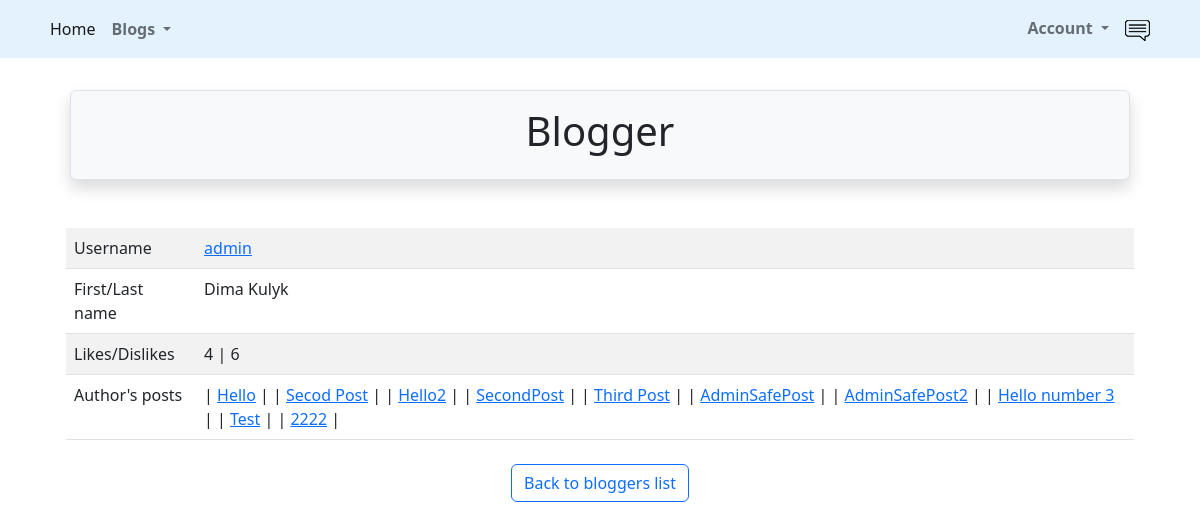
Before: /posts/bloggers/blogger/1 (signed in) with the older database file.
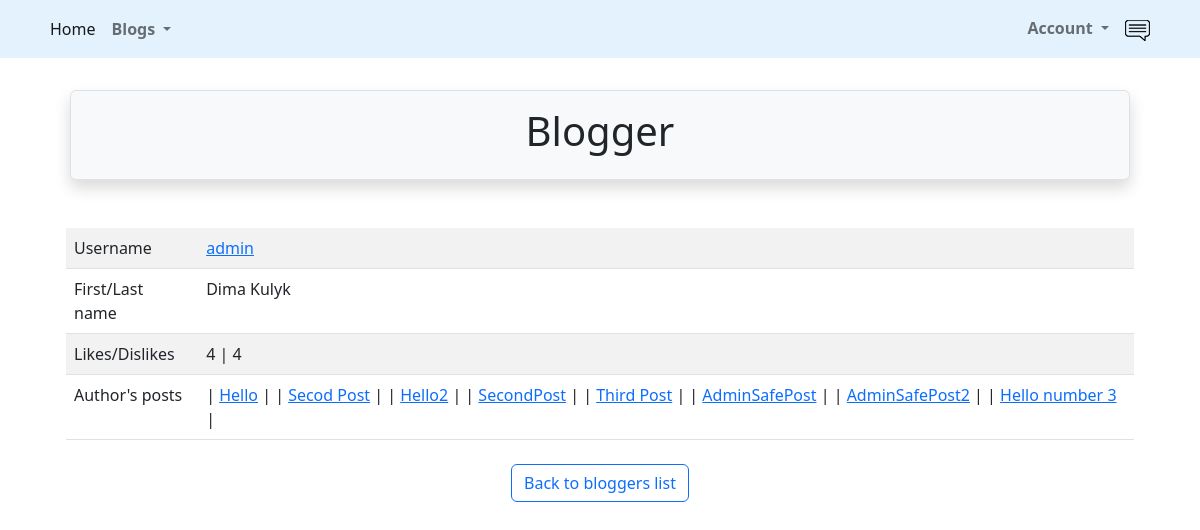
After: the same page with the newer database file.
### src/post/models.py (models this page shows, shortened)
class Posts(models.Model):
    uuid = models.UUIDField(default=uuid4, db_index=True, unique=True)
    title = models.CharField(max_length=30)
    author = models.ForeignKey(User, on_delete=models.CASCADE)
    text = models.TextField(max_length=1000)
    like = models.ManyToManyField(User, blank=True, related_name='likes')
    dislike = models.ManyToManyField(User, blank=True, related_name='dislikes')
    create_date = models.DateField(auto_now_add=True)
    class Meta:
        db_table = 'posts'

### src/post/views.py (the view)
# urls.py: path('bloggers/blogger/<int:pk>', BloggerDetails.as_view(), name='blogger_detail'),
class BloggerDetails(LoginRequiredMixin, DetailView):
    model = User
    template_name = 'bloggers/blogger_details.html'
    def get_context_data(self, **kwargs):
        context = super().get_context_data()
        context['likes'] = User.objects.filter(
            likes__author=self.kwargs['pk']).prefetch_related('likes')
        context['dislikes'] = User.objects.filter(
            dislikes__author=self.kwargs['pk']).prefetch_related('dislikes')
        context['posts'] = Posts.objects.filter(author_id=self.kwargs['pk']).order_by('create_date')
        return context

### src/post/templates/bloggers/blogger_details.html (shortened to what this page needs)
{% extends 'base.html' %}
{% block header %}
    Blogger {{ blogger.username|title }}
{% endblock %}
{% block content %}
    <div class="container">
        <div class="row">
            <div class="col-sm">
                <table class="table table-striped">
                    <tbody>
                        <tr>
                            <td>Username</td>
                            <td><a href="{% url 'accounts:bloggers_profile' user.pk %}">{{ user.username }}</a></td>
                        </tr>
                        <tr>
                            <td>First/Last name</td>
                            <td>{% if user.last_name %} {{ user.first_name }} {{ user.last_name }}
                            {% else %} This field is empty {% endif %}</td>
                        </tr>
                        <tr>
                            <td>Likes/Dislikes</td>
                            <td>{{ likes.count }} | {{ dislikes.count }}</td>
                        </tr>
                        <tr>
                            <td>Author's posts</td>
                            <td>{% if posts %}{% for post in posts %} | <a href="{% url 'posts:detail' uuid=post.uuid %}">
                                    {{ post.title }}</a> |
                            {% endfor %} {% else %} Blogger didn't make any posts yet {% endif %}</td>
                        </tr>
                    </tbody>
              </table>
            </div>
        </div>
    <div align="center">
                <a class="btn btn-outline-primary m-2" href="{% url 'posts:blogger_list' %}">Back to bloggers list</a>
        </div>
{% endblock %}

Changed rows visible on the page:
removed Posts: title "Test"
removed Posts: title "2222"
Other visible differences:
{{ dislikes.count }}: "6" → "4"
